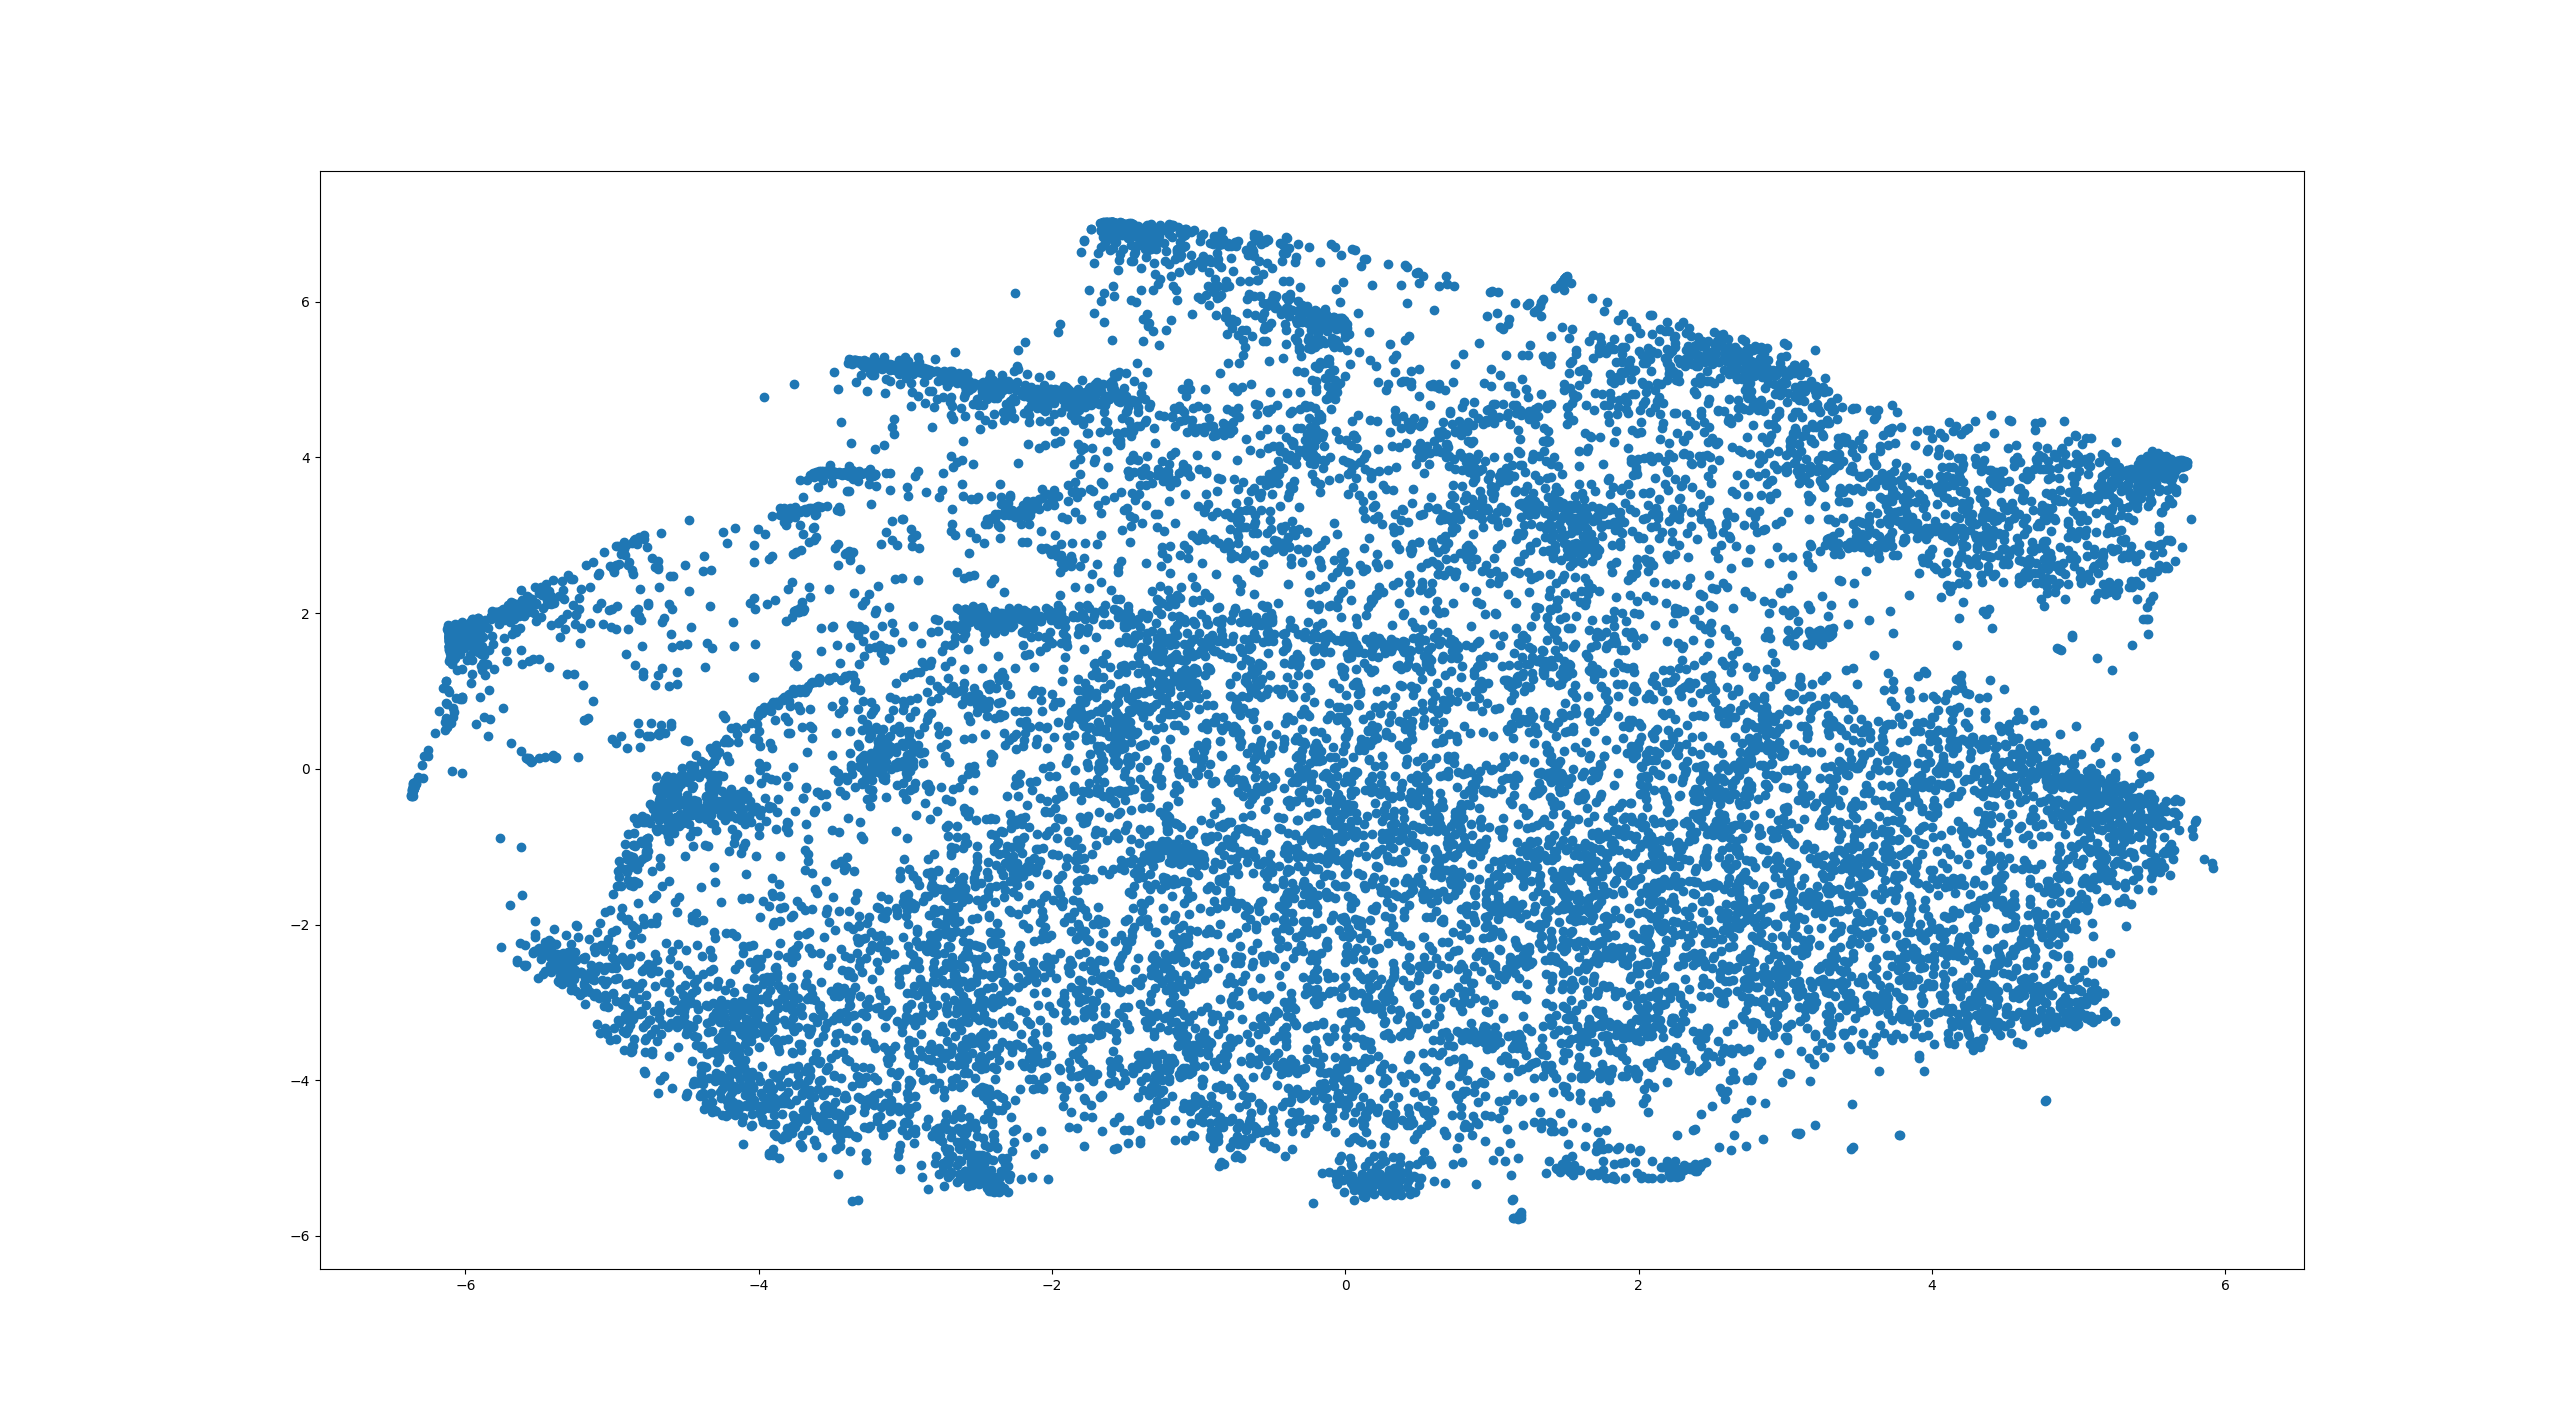

Recreate this plot in Python.
from gensim.models.word2vec import Word2Vec
from sklearn.manifold import TSNE
from sklearn.datasets import fetch_20newsgroups
import re
import matplotlib.pyplot as plt

train = fetch_20newsgroups()

def clean(text):
    """Remove posting header, split by sentences and words, keep only letters"""
    lines = re.split('[?!.:]\s', re.sub('^.*Lines: \d+', '', re.sub('\n', ' ', text)))
    return [re.sub('[^a-zA-Z]', ' ', line).lower().split() for line in lines]

sentences = [line for text in train.data for line in clean(text)]

model = Word2Vec(sentences, workers=4, size=100, min_count=50, window=10, sample=1e-3)

print (model.most_similar('a'))

X = model[model.wv.vocab]

tsne = TSNE(n_components=2)
X_tsne = tsne.fit_transform(X)

plt.scatter(X_tsne[:, 0], X_tsne[:, 1])
plt.show()
